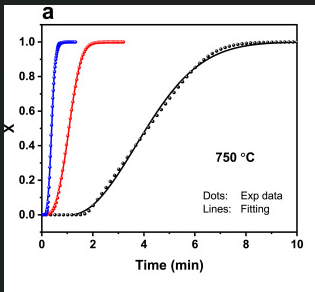
#> input picture images/test_graph.png, 315 x 292 px, found by its file name
$ python inspect_dots.py
#> lines starting #> are read from the running program, lines starting #| are printed output that depends on the picture; after the words box and inside, x2 and y2 are one past the last pixel; in counts of white or black regions, pixels touching at a corner belong together
import cv2, os, sys
sys.path.insert(0, os.path.abspath('.'))
import numpy as np

img = cv2.imread('images/test_graph.png')
#> img is the input picture: shape (292, 315, 3); mean B, G, R 236.6, 235.6, 236.7
gray = cv2.cvtColor(img, cv2.COLOR_BGR2GRAY)
hsv = cv2.cvtColor(img, cv2.COLOR_BGR2HSV)
#> hsv: shape (292, 315, 3); mean H, S, V 6.3, 3.6, 238

# Let's inspect the markers in test_graph.png!
# Notice the template used in main.py:
# marker_template_indices[1]:
# Let's find all connected components in dark_achromatic mask
dark_canvas_plot = cv2.imread('scratch/dark_canvas_plot.png', cv2.IMREAD_GRAYSCALE)
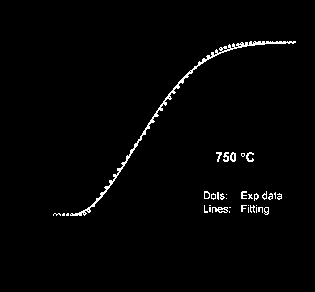
#> input picture scratch/dark_canvas_plot.png, 315 x 292 px, found by its file name
#> dark_canvas_plot: shape (292, 315); 1.6% white in thin lines or dots, all inside (x1, y1, x2, y2) = (53, 41, 296, 216)

# Also let's check what the dots look like.
# Let's crop a few dots and save them enlarged!
# At y=0: around x=54, y=215
dot1 = img[210:220, 50:60]
# Along the curve: around x=100, y=190
dot2 = img[185:195, 95:105]
# Along the curve: around x=150, y=130
dot3 = img[125:135, 145:155]
# Along the curve: around x=200, y=80
dot4 = img[75:85, 195:205]

cv2.imwrite('scratch/dot1_enlarged.png', cv2.resize(dot1, (80, 80), interpolation=cv2.INTER_NEAREST))
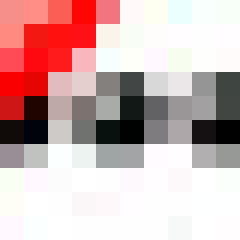
#> saved as dot1_enlarged.png: shape (80, 80, 3) (shown 3 times larger); mean B, G, R 177.2, 177.7, 208.2
cv2.imwrite('scratch/dot2_enlarged.png', cv2.resize(dot2, (80, 80), interpolation=cv2.INTER_NEAREST))
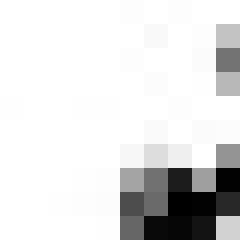
#> saved as dot2_enlarged.png: shape (80, 80, 3) (shown 3 times larger); min 0, max 255, mean 222.3
cv2.imwrite('scratch/dot3_enlarged.png', cv2.resize(dot3, (80, 80), interpolation=cv2.INTER_NEAREST))
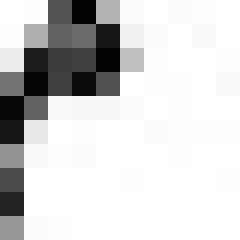
#> saved as dot3_enlarged.png: shape (80, 80, 3) (shown 3 times larger); min 2, max 255, mean 210.6
cv2.imwrite('scratch/dot4_enlarged.png', cv2.resize(dot4, (80, 80), interpolation=cv2.INTER_NEAREST))

print("Saved enlarged dot crops.")
